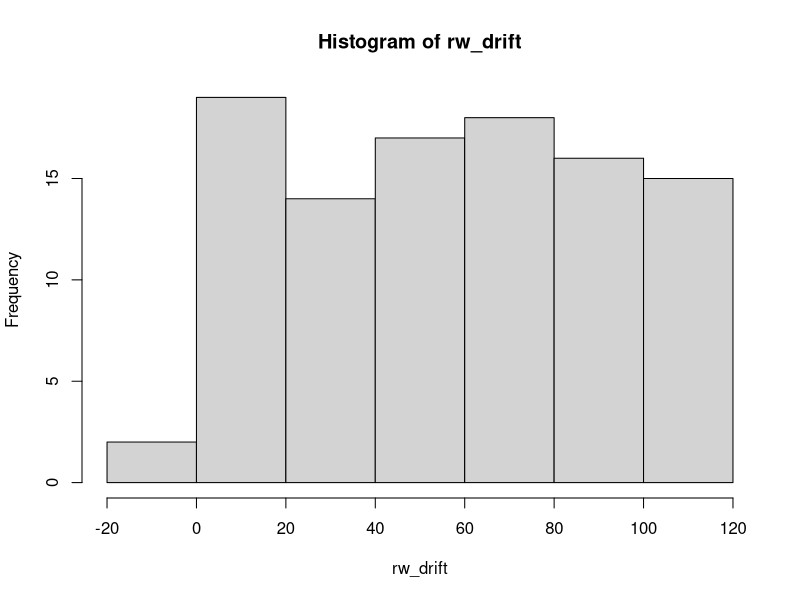

This chart was generated by the following R code:
## ---- chunk 1
knitr::opts_chunk$set(echo = TRUE)
## ---- chunk 2
# Generate a RW model with a drift using arima.sim
rw_drift <- arima.sim(model = list(order = c(0,1,0)), n = 100, mean = 1)
# include drift...
# Plot rw_drift
hist(rw_drift)
# Calculate the first difference series rw_drift_diff <-
# Plot rw_drift_diff
